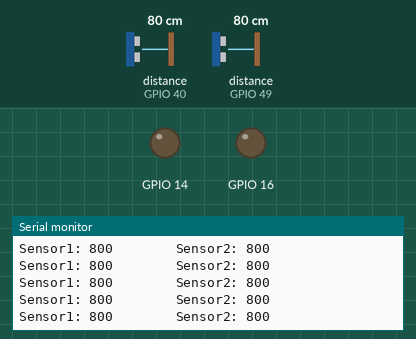
Simulated run of this sketch. Board: ESP32. Parts: output pins drawn as LEDs (lit = HIGH), the last lines printed to the serial monitor. Inputs (shaded band) come from the test bench; at power-on: distance to the obstacle (sensors on GPIO 40, GPIO 49) 80 cm.

Above: at 2.3 s.
2.4 s: distance to the obstacle (sensor on GPIO 40) set to 2 cm
At 2.43 s:
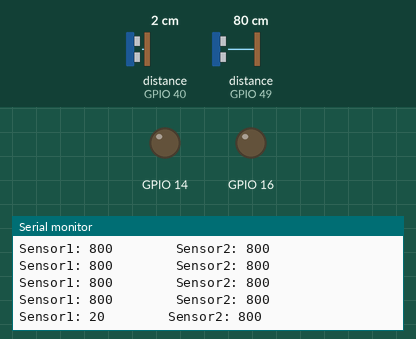
3.9 s: distance to the obstacle (sensor on GPIO 49) set to 2 cm
At 3.96 s:
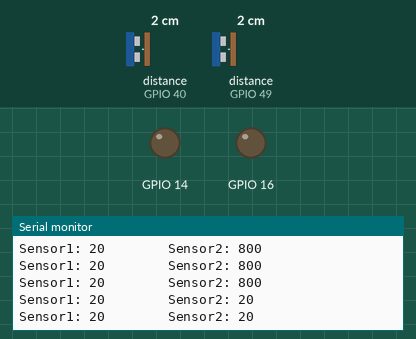
6.9 s: distance to the obstacle (sensor on GPIO 40) set to 4 cm
At 6.95 s:
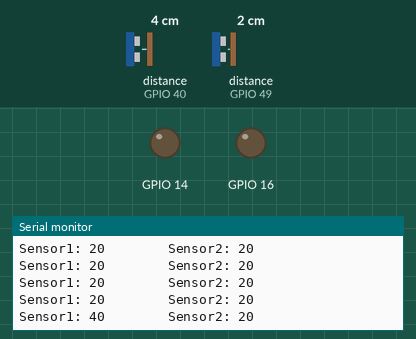
8.4 s: distance to the obstacle (sensor on GPIO 49) set to 4 cm
At 8.41 s:
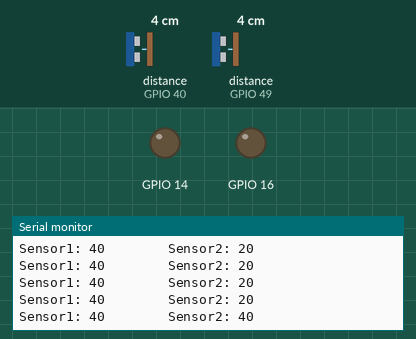
Timing chart, 0 to 10.9 s (numbered marks = the images above; inputs shaded):
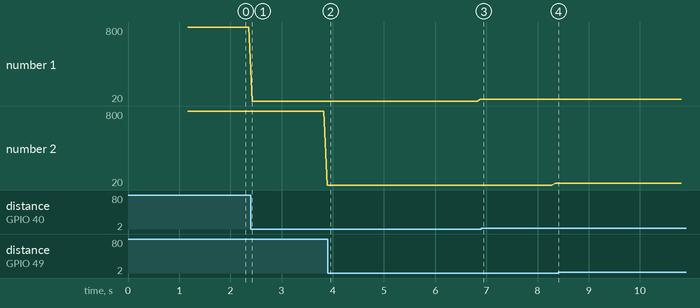

Measured:
- after the input at 2.4 s, the serial monitor: prints a new line at once (image 1)
- after the input at 3.9 s, the serial monitor: prints a new line after 0.06 s (image 2)
- plotted number 1: 800 → 20 after the input at 2.4 s, 20 → 40 after the input at 3.9 s
- plotted number 2: 800 → 20 after the input at 2.4 s, 20 → 40 after the input at 6.9 s

The sketch:

vl53l1-twosensor.ino
```cpp
#include <Wire.h>
#include <VL53L1X.h>

VL53L1X sensor;
VL53L1X sensor2;

void setup()
{

  pinMode(16, OUTPUT);
  pinMode(14, OUTPUT);
  digitalWrite(16, LOW);
  digitalWrite(14, LOW);

  delay(500);
  Wire.begin(4,5);


  Serial.begin (115200);

  pinMode(16, INPUT);
  delay(150);
  Serial.println("00");
  sensor.init(true);

  Serial.println("01");
  delay(100);
  sensor.setAddress(0x28);
  Serial.println("02");

  pinMode(14, INPUT);
  delay(150);
  sensor2.init(true);
  Serial.println("03");
  delay(100);
  sensor2.setAddress(0x31);
  Serial.println("04");

  sensor.setDistanceMode(VL53L1X::Long);
  sensor.setMeasurementTimingBudget(50000);
  sensor.startContinuous(50);
  sensor2.setDistanceMode(VL53L1X::Long);
  sensor2.setMeasurementTimingBudget(50000);
  sensor2.startContinuous(50);
  sensor.setTimeout(100);
  sensor2.setTimeout(100);
  delay(150);
  Serial.println("addresses set");

  Serial.println ("I2C scanner. Scanning ...");
  byte count = 0;


  for (byte i = 1; i < 120; i++)
  {

    Wire.beginTransmission (i);
    if (Wire.endTransmission () == 0)
    {
      Serial.print ("Found address: ");
      Serial.print (i, DEC);
      Serial.print (" (0x");
      Serial.print (i, HEX);
      Serial.println (")");
      count++;
      delay (1);  // maybe unneeded?
    } // end of good response
  } // end of for loop
  Serial.println ("Done.");
  Serial.print ("Found ");
  Serial.print (count, DEC);
  Serial.println (" device(s).");


}

void loop()
{

  Serial.print("Sensor1: ");
  Serial.print(sensor.read());
  if (sensor.timeoutOccurred()) { Serial.print(" TIMEOUT"); }
  //Serial.println();
  Serial.print("        Sensor2: ");
   Serial.print(sensor2.read());
  if (sensor2.timeoutOccurred()) { Serial.print(" TIMEOUT"); }

  Serial.println();


}
```
